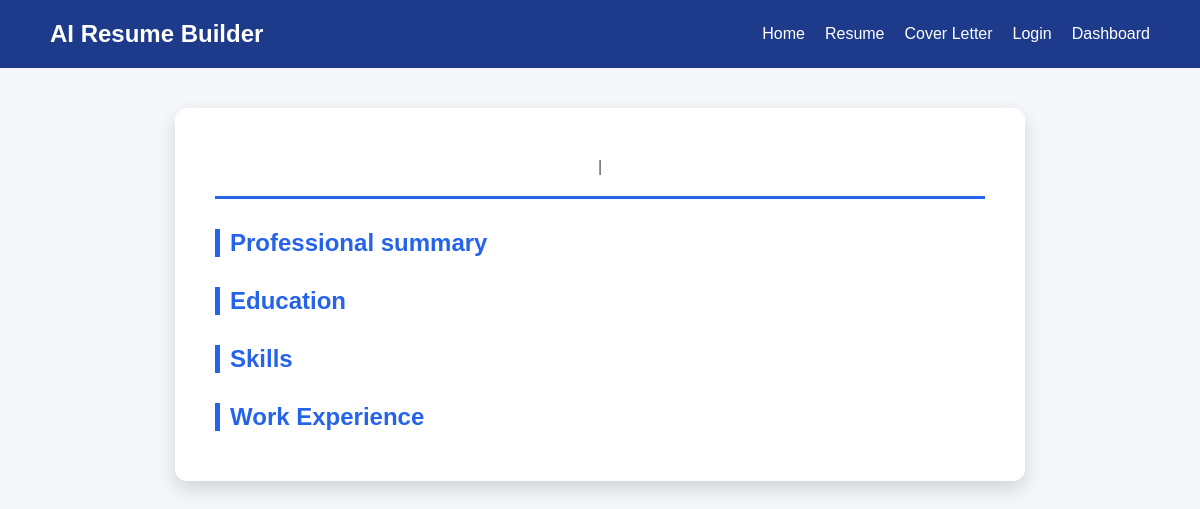
/resume/6, run on an earlier commit of the app's database.
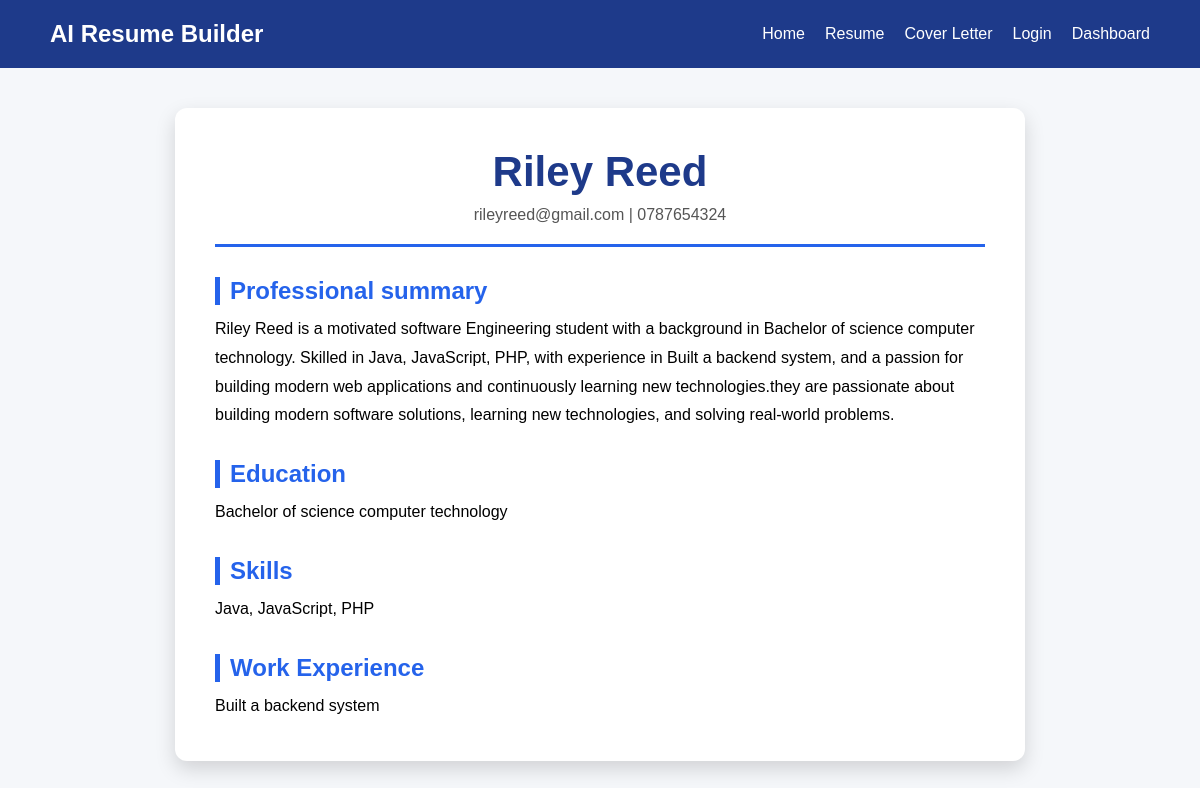
And on a later commit of the database.
### tables this page shows
CREATE TABLE resumes(
            id INTEGER PRIMARY KEY AUTOINCREMENT,
            full_name TEXT,
            email TEXT,
            phone TEXT,
            education TEXT,
            skills TEXT,
            experience TEXT,
            summary TEXT
        );

### app.py (the view)
@app.route("/resume/<int:resume_id>")
def view_resume(resume_id):
    resume = get_resume_by_id(resume_id)
    return render_template(
        "view_resume.html",
        resume = resume
    )

### database/db.py (called while the page is built)
def get_resume_by_id(resume_id):
    conn = sqlite3.connect(DB_PATH)
    cursor = conn.cursor()
    cursor.execute("""
        SELECT *
        FROM resumes
        WHERE id = ?
    """, (resume_id,))
    resume = cursor.fetchone()
    conn.close()
    return resume

### templates/view_resume.html
{% extends "base.html" %}
{% block content %}
<div class="resume-preview">
    <div class="resume-header">
        <h1>{{ resume[1] }}</h1>
        <p>{{ resume[2] }} | {{ resume[3] }}</p>
    </div>
    <div class="resume-section">
        <h2>Professional summary</h2>
        <p>{{ resume[7] }}</p>
    </div>
    <div class="resume-section">
        <h2>Education</h2>
        <p>{{ resume[4] }}</p>
    </div>
    <div class="resume-section">
        <h2>Skills</h2>
        <p> {{ resume[5] }}</p>
    </div>
    <div class="resume-section">
        <h2>Work Experience</h2>
        <p>{{ resume[6] }}</p>
    </div>
</div>
{% endblock %}

### templates/base.html (shortened to what this page needs)
<!DOCTYPE html>
<html lang="en">
<head>
    <link rel="stylesheet"
          href="{{ url_for('static', filename='css/style.css') }}">
</head>
<body>
    <nav>
        <h2>AI Resume Builder</h2>
        <ul>
            <li><a href="{{ url_for('home') }}">Home</a></li>
            <li><a href="{{ url_for('resume') }}">Resume</a></li>
            <li><a href="{{ url_for('cover_letter') }}">Cover Letter</a></li>
            <li><a href="{{ url_for('login') }}">Login</a></li>
            <li><a href="{{ url_for('dashboard') }}">Dashboard</a></li>
        </ul>
    </nav>
    {% block content %}
    {% endblock %}
</body>
</html>

### static/css/style.css (style rules this page uses)
* { margin : 0; padding: 0; box-sizing: border-box; }
body { font-family: Arial, sans-serif; background-color: #f5f7fa; }
nav { background-color: #1e3a8a; color: white; display: flex; justify-content: space-between; align-items: center; padding: 20px 50px; }
nav ul { display: flex; list-style: none; }
nav li { margin-left: 20px; }
nav a { color: white; text-decoration: none; }
.resume-preview { width: 80%; max-width: 850px; margin: 40px auto; background: white; border-radius: 12px; padding: 40px; box-shadow: 0 8px 20px rgba(0, 0, 0, 0.15); }
.resume-header { text-align: center; border-bottom: 3px solid #2563eb; padding-bottom: 20px; margin-bottom: 30px; }
.resume-header h1 { font-size: 42px; color: #1e3a8a; }
.resume-header p { color: #555; margin-top: 10px; }
.resume-section { margin-top: 30px; }
.resume-section h2 { color: #2563eb; margin-bottom: 10px; border-left: 5px solid #2563eb; padding-left: 10px; }
.resume-section p { line-height: 1.8; }

What changed in the data, as far as the page shows it:
added resumes: full_name "Riley Reed", email "rileyreed@gmail.com", phone "0787654324", summary "Riley Reed is a motivated software Engineering student with a background in Bachelor of science computer technology. Skilled in Java, JavaScript, PHP, with experience in Built a backend system, and a passion for building modern web applications and continuously learning new technologies.they are passionate about building modern software solutions, learning new technologies, and solving real-world problems.", education "Bachelor of science computer technology", skills "Java, JavaScript, PHP", experience "Built a backend system"
